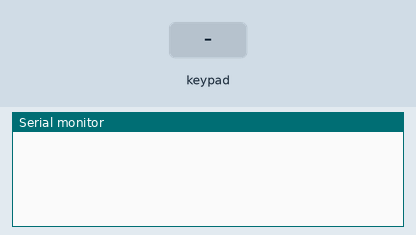
Recording of a sketch running on a simulated Arduino Uno, built with avr-gcc and run on an emulated ATmega328P. Parts: the last lines printed to the serial monitor. The test bench sets the inputs (shaded band).

Above: at 1.2 s.
1.3 s: key '0' pressed
At 2.6 s:
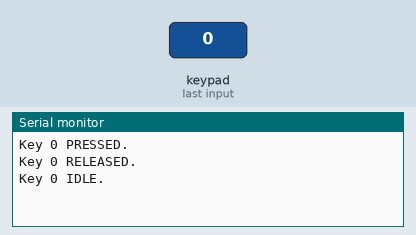
2.9 s: key 'a' pressed
At 4.1 s:
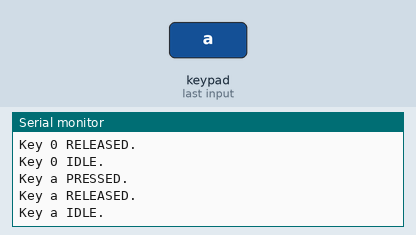
4.5 s: key 'b' pressed
At 5.4 s:
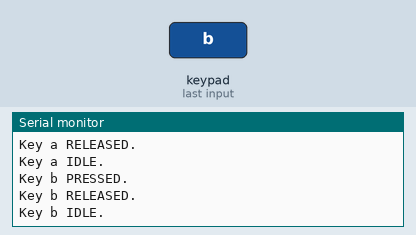
6.1 s: key 'c' pressed
At 6.7 s:
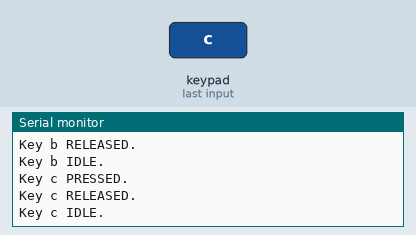
7.7 s: key 'd' pressed
At 9.0 s:
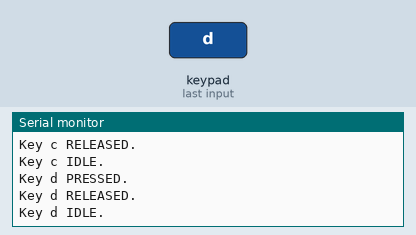
9.3 s: key 'e' pressed
At 10.1 s:
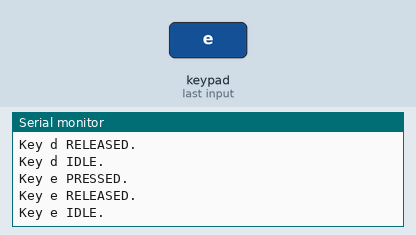

Measured:
- after the input at 1.3 s, the serial monitor: prints a new line at once (image 1)
- after the input at 2.9 s, the serial monitor: prints a new line at once (image 2)
- after the input at 4.5 s, the serial monitor: prints a new line at once (image 3)
- after the input at 6.1 s, the serial monitor: prints a new line at once (image 4)
- after the input at 7.7 s, the serial monitor: prints a new line at once (image 5)
- after the input at 9.3 s, the serial monitor: prints a new line at once (image 6)

The sketch:

MultiKey8x10.ino
```cpp
/* @file MultiKey.ino
|| @version 1.0
|| @author Mark Stanley
|| @contact mstanley@technologist.com
||
|| @description
|| | The latest version, 3.0, of the keypad library supports up to 10
|| | active keys all being pressed at the same time. This sketch is an
|| | example of how you can get multiple key presses from a keypad or
|| | keyboard.
|| #
*/

#include <Keypad.h>

const byte ROWS = 8; //eight rows
const byte COLS = 10; //ten columns
char keys[ROWS][COLS] = {
{'0','1','2','3','4','5','6','7','8','9'},
{'a','b','c','d','e','f','g','h','i','j'},
{'k','l','m','n','o','p','q','r','s','t'},
{'u','v','w','x','y','z','A','B','C','D'},
{'E','F','G','H','I','J','K','L','M','N'},
{'O','P','Q','R','S','T','U','V','W','X'},
{'Y','Z','!','@','#','$','%','^','&','*'},
{'(',')','-','_','=','+','[','{',']','}'}
};
byte rowPins[ROWS] = {2, 3, 4, 5, 6, 7, 8, 9}; //connect to the row pinouts of the kpd
byte colPins[COLS] = {10, 11, 12, 13, A0, A1, A2, A3, A4, A5}; //connect to the column pinouts of the kpd

Keypad kpd = Keypad( makeKeymap(keys), rowPins, colPins, ROWS, COLS );

unsigned long loopCount;
unsigned long startTime;
String msg;


void setup() {
    Serial.begin(9600);
    loopCount = 0;
    startTime = millis();
    msg = "";
}


void loop() {
    loopCount++;
    if ( (millis()-startTime)>5000 ) {
//        Serial.print("Average loops per second = ");
//        Serial.println(loopCount/5);
        startTime = millis();
        loopCount = 0;
    }

    // Fills kpd.key[ ] array with up-to 10 active keys.
    // Returns true if there are ANY active keys.
    if (kpd.getKeys())
    {
        for (int i=0; i<LIST_MAX; i++)   // Scan the whole key list.
        {
            if ( kpd.key[i].stateChanged )   // Only find keys that have changed state.
            {
                switch (kpd.key[i].kstate) {  // Report active key state : IDLE, PRESSED, HOLD, or RELEASED
                    case PRESSED:
                    msg = " PRESSED.";
                break;
                    case HOLD:
                    msg = " HOLD.";
                break;
                    case RELEASED:
                    msg = " RELEASED.";
                break;
                    case IDLE:
                    msg = " IDLE.";
                }
                Serial.print("Key ");
                Serial.print(kpd.key[i].kchar);
                Serial.println(msg);
            }
        }
    }
}  // End loop
```
